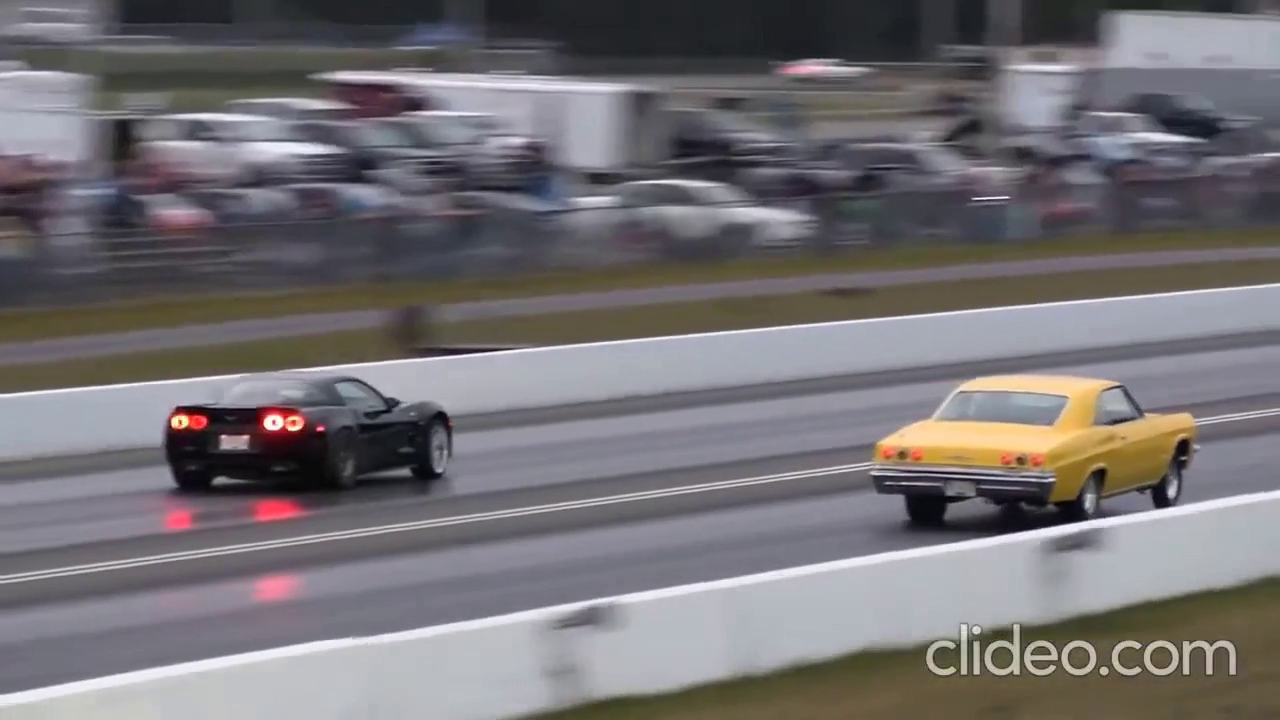
#> input picture frame 144 of videos/car_racing.mp4, 1280 x 720 px, given in place of videos_hallway.mpg, which was not available
$ jupyter execute mog.ipynb   (text cells are left out)
#> lines starting #> are read from the running program, lines starting #| are printed output that depends on the picture; after the words box and inside, x2 and y2 are one past the last pixel; in counts of white or black regions, pixels touching at a corner belong together; pictures that were not available may be replaced by others from this repository, and a replacement may not be noted
[cell 1]
import cv2
import numpy as np
import matplotlib.pyplot as plt

[cell 2]
# Create a background subtractor using the MOG2 method with shadow detection enabled.
bg_subtractor = cv2.createBackgroundSubtractorMOG2(detectShadows=True)

# Define the kernel sizes for erosion and dilation
erode_kernel = cv2.getStructuringElement(cv2.MORPH_ELLIPSE, (3, 3))
dilate_kernel = cv2.getStructuringElement(cv2.MORPH_ELLIPSE, (7, 7))

# Open the video file for reading
cap = cv2.VideoCapture("drive/MyDrive/videos_hallway.mpg")

# Get the total number of frames in the video
total_frames = int(cap.get(cv2.CAP_PROP_FRAME_COUNT))

# Skip the first 50 frames from the middle of the video (adjust as needed)
start_frame = max(total_frames // 2 + 50 , 0)

# Set the video capture to the start frame
cap.set(cv2.CAP_PROP_POS_FRAMES, start_frame)

# Display 10 frames
for i in range(10):
    success, frame = cap.read()
    if not success:
        break

    # Apply background subtraction to get the foreground mask
    fg_mask = bg_subtractor.apply(frame)

    # Apply thresholding to create a binary image
    _, thresh = cv2.threshold(fg_mask, 100, 255, cv2.THRESH_BINARY)

    # Apply morphological erosion and dilation to smoothen the thresholded image
    cv2.erode(thresh, erode_kernel, thresh, iterations=2)
    cv2.dilate(thresh, dilate_kernel, thresh, iterations=2)

    # Find contours of objects in the thresholded image
    contours, hier = cv2.findContours(thresh, cv2.RETR_EXTERNAL, cv2.CHAIN_APPROX_SIMPLE)

    # Loop through detected contours and draw bounding rectangles for large ones
    for c in contours:
        if cv2.contourArea(c) > 1000:
            x, y, w, h = cv2.boundingRect(c)
            cv2.rectangle(frame, (x, y), (x+w, y+h), (0, 0, 255), 2)

    # Create a subplot for each image and display it
    print(f"\nFrame {i+1} :\n")
    f, subplt = plt.subplots(1,4, figsize=(16,12))

    subplt[0].imshow(fg_mask, cmap='gray')
    subplt[0].set_title('MOG')
    subplt[0].axis('off')

    subplt[1].imshow(thresh, cmap='gray')
    subplt[1].set_title('Thresholded')
    subplt[1].axis('off')

    subplt[2].imshow(cv2.cvtColor(bg_subtractor.getBackgroundImage(), cv2.COLOR_BGR2RGB))
    subplt[2].set_title('Background')
    subplt[2].axis('off')

    subplt[3].imshow(cv2.cvtColor(frame, cv2.COLOR_BGR2RGB))
    subplt[3].set_title('Detection')
    subplt[3].axis('off')

    plt.show()
#> this loop made 10 passes
#> contours on pass 1: [[[0, 0], [0, 719], [1279, 719], [1279, 0]]]
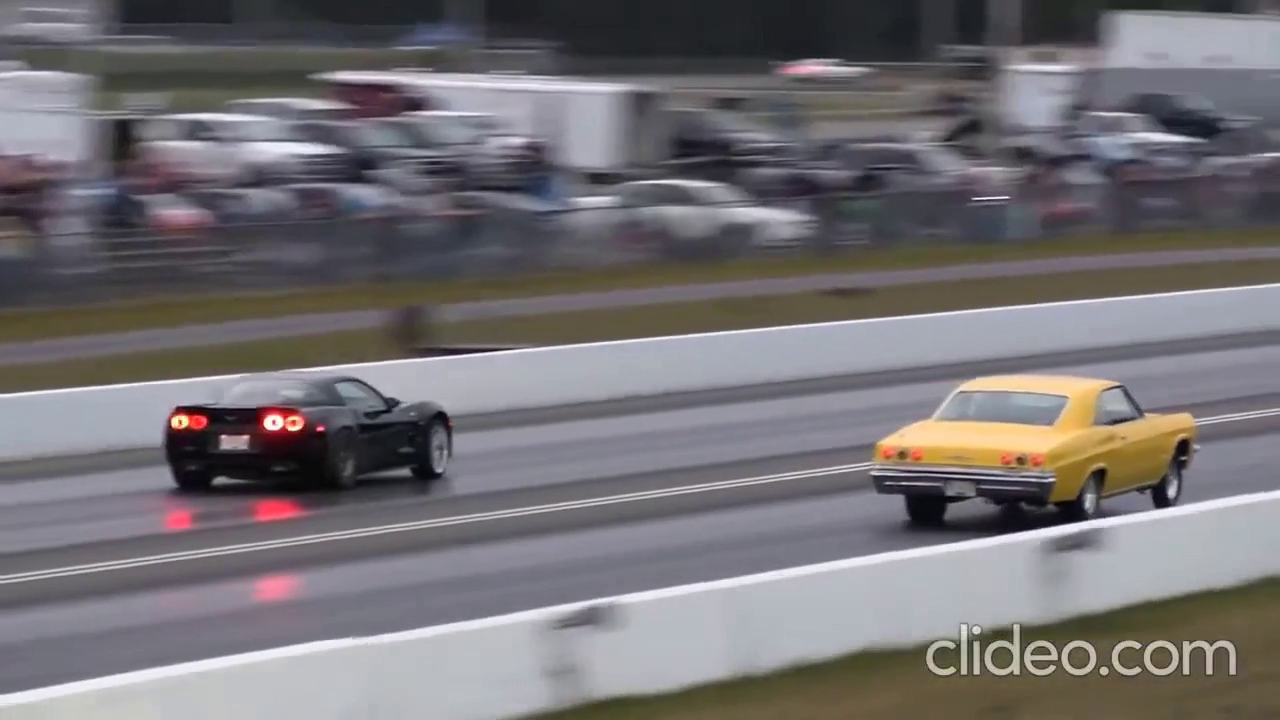
#> input picture frame 144 of videos/car_racing.mp4, 1280 x 720 px, given in place of videos_hallway.mpg, which was not available
#> pass 2, `fg_mask = bg_subtractor.apply(frame)`:
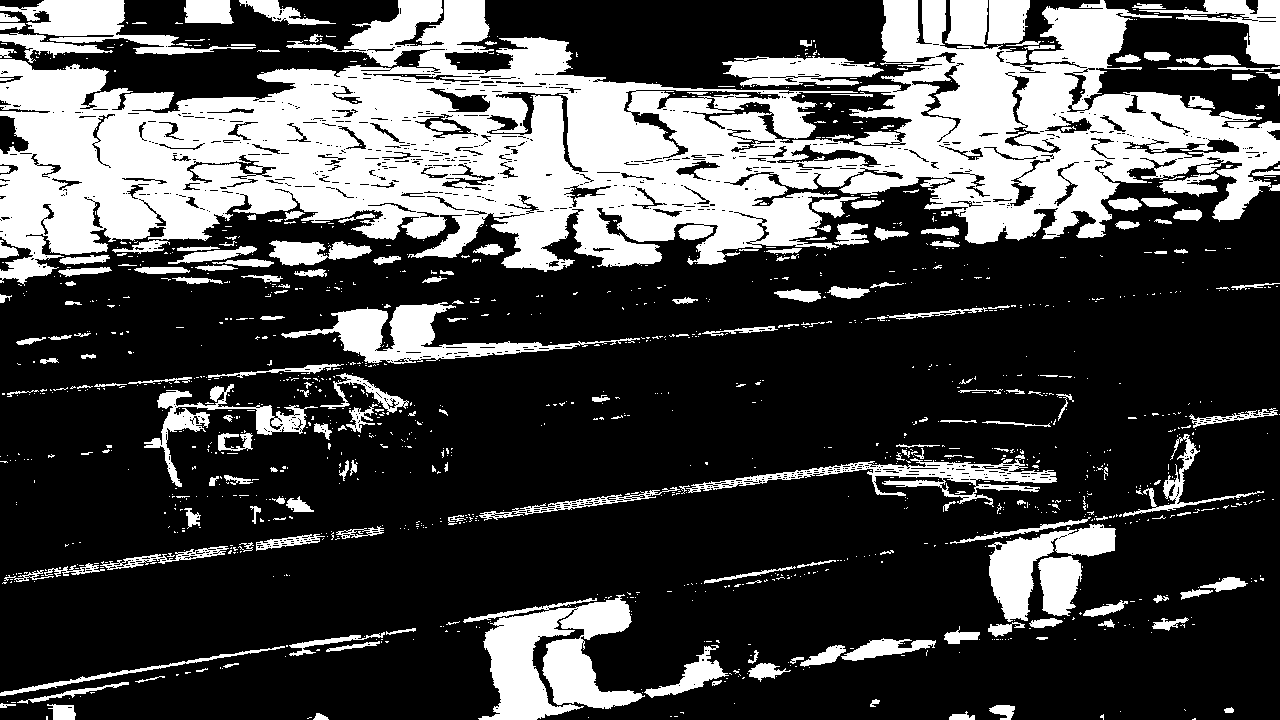
#> fg_mask: shape (720, 1280); values 0 (black) and 127 (white), 28.7% white; 1368 white regions (1143 under 20 px), largest, box (x1, y1, x2, y2) and area: (0, 0, 1280, 286) 177639, (463, 594, 645, 720) 11715, (281, 302, 640, 364) 6262
#> after the loop:
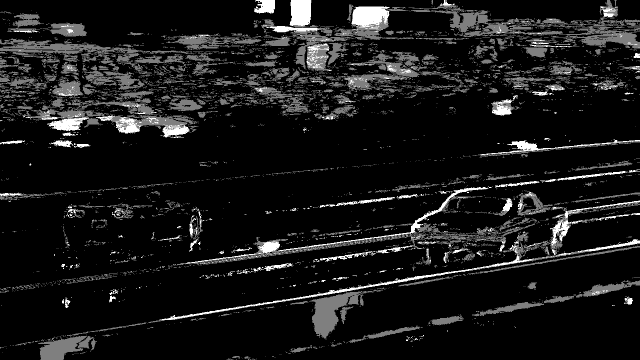
#> fg_mask: shape (720, 1280) (shown at 1/2 size); min 0, max 255, mean 24.6
#> after the loop:
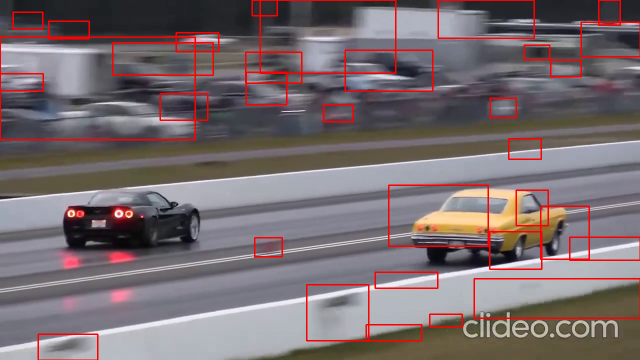
#> frame: shape (720, 1280, 3) (shown at 1/2 size); mean B, G, R 111.3, 108.3, 120.8
#> after the loop:
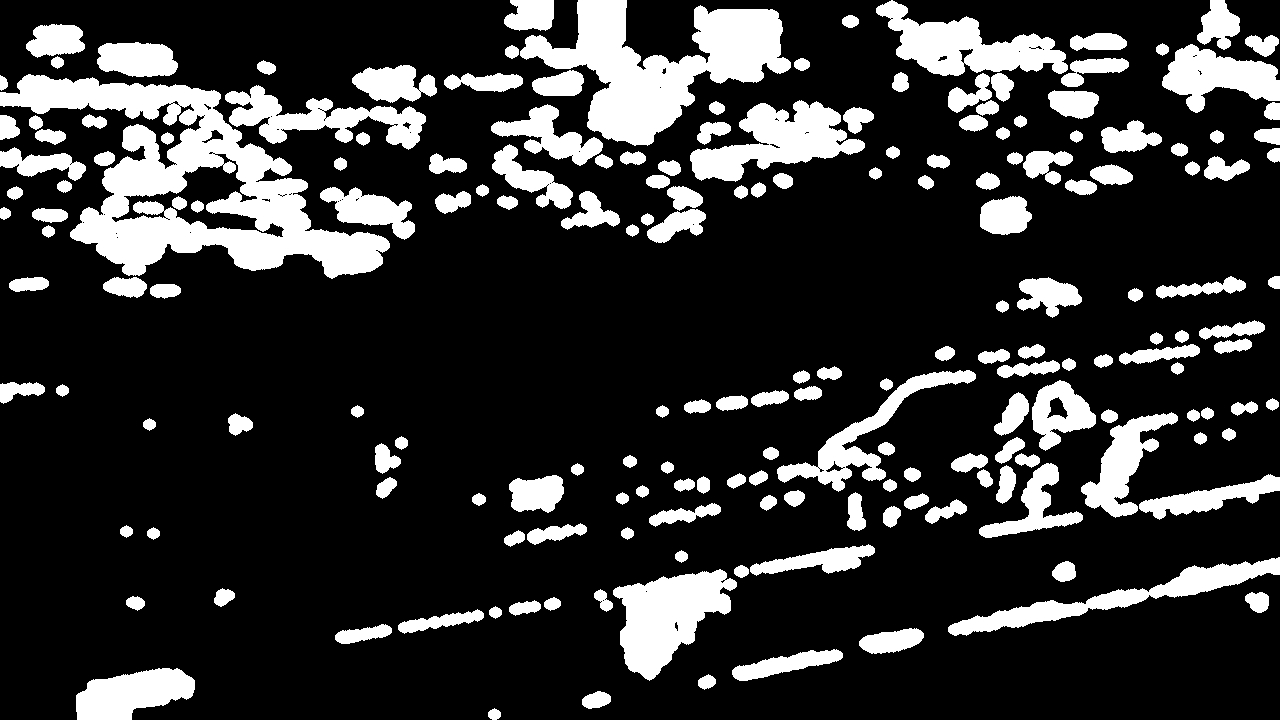
#> thresh: shape (720, 1280); 19.6% white; 190 white regions, largest, box (x1, y1, x2, y2) and area: (0, 74, 390, 279) 29097, (520, 0, 791, 146) 17423, (613, 569, 737, 681) 7575

# Release the video capture object and close OpenCV windows
cap.release()
cv2.destroyAllWindows()

$ run again, starting later in the video
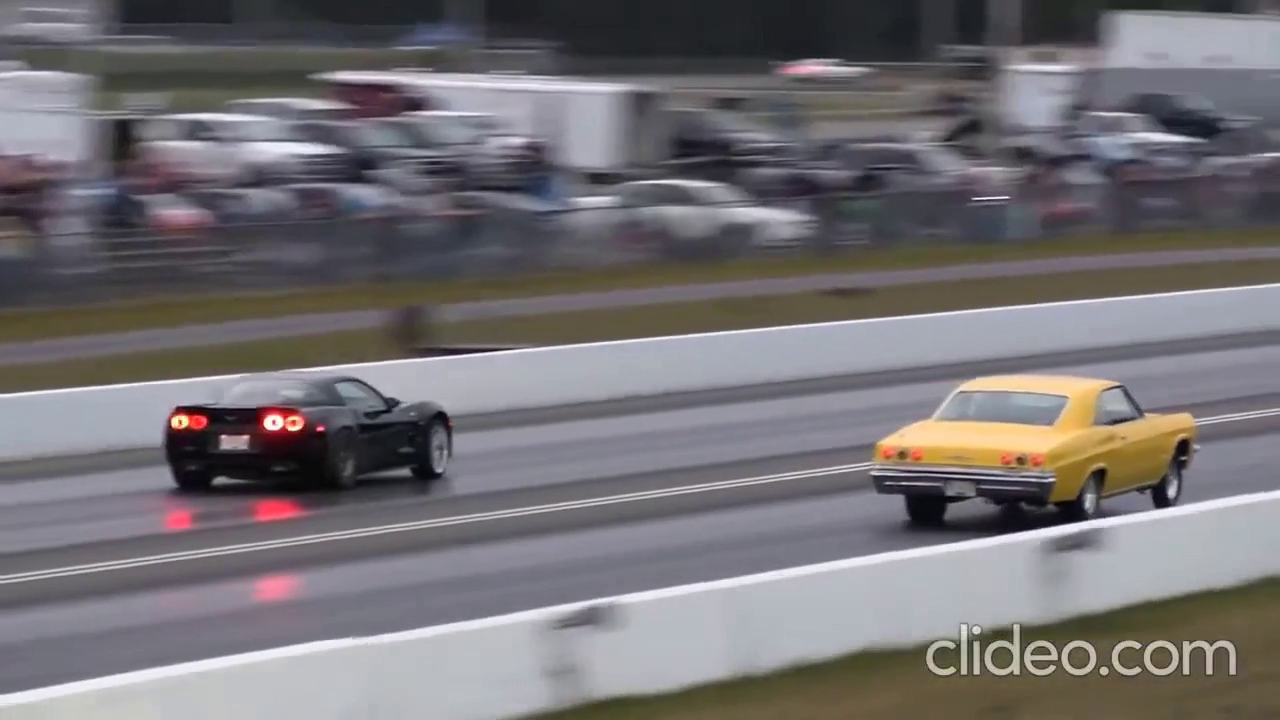
#> input picture frame 144 of videos/car_racing.mp4, 1280 x 720 px, given in place of videos_hallway.mpg, which was not available
#> the loop `for i in range(10):` made 10 passes
#> contours on pass 1: [[[0, 0], [0, 719], [1279, 719], [1279, 0]]]
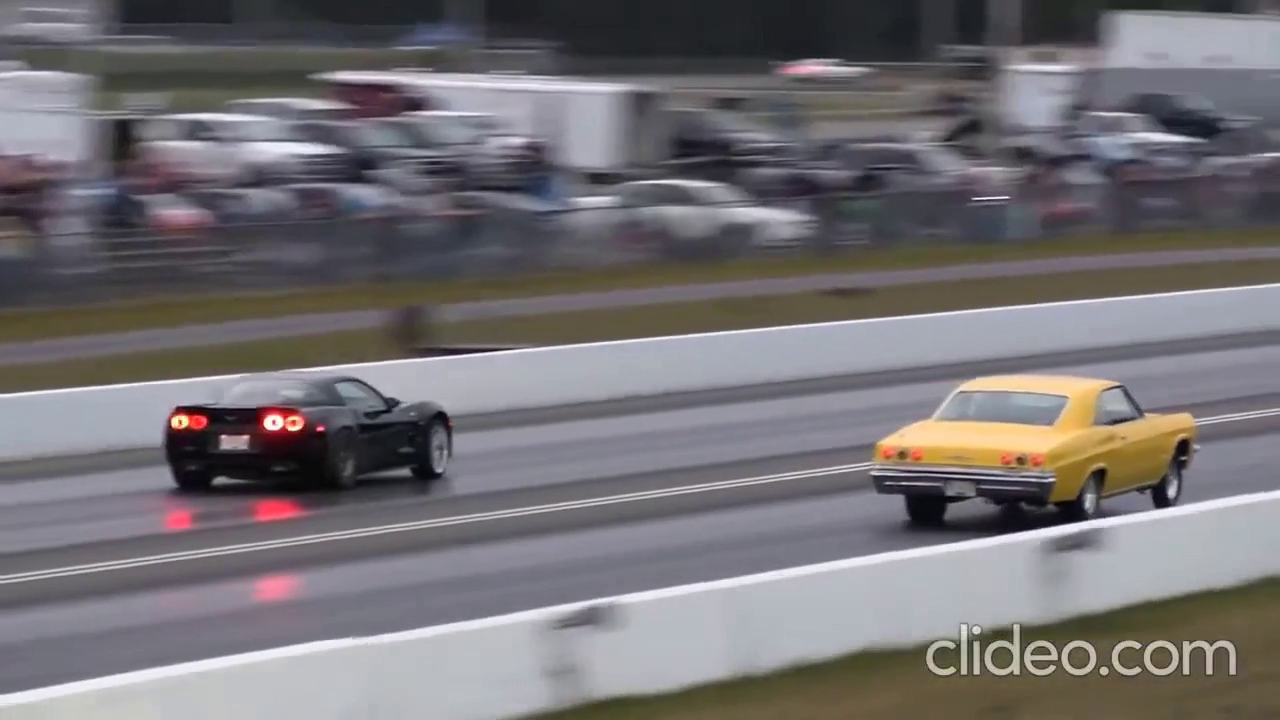
#> input picture frame 144 of videos/car_racing.mp4, 1280 x 720 px, given in place of videos_hallway.mpg, which was not available
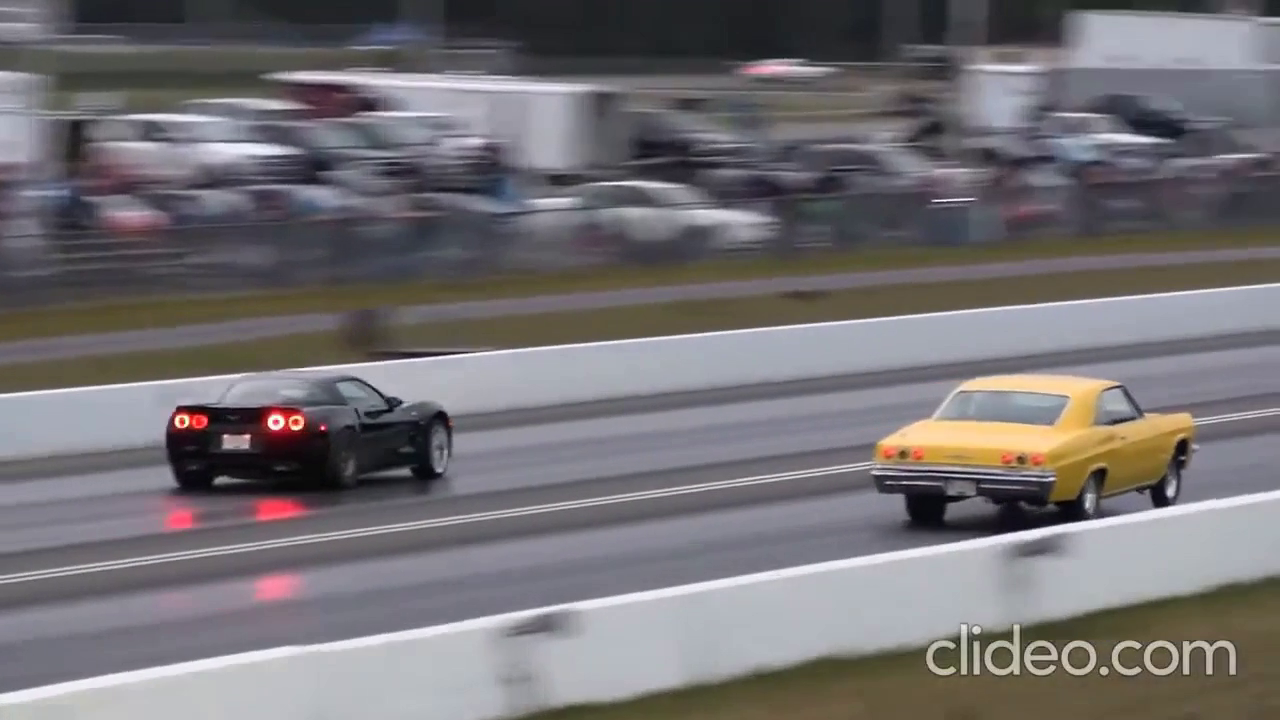
#> input picture frame 145 of videos/car_racing.mp4, 1280 x 720 px, given in place of videos_hallway.mpg, which was not available
